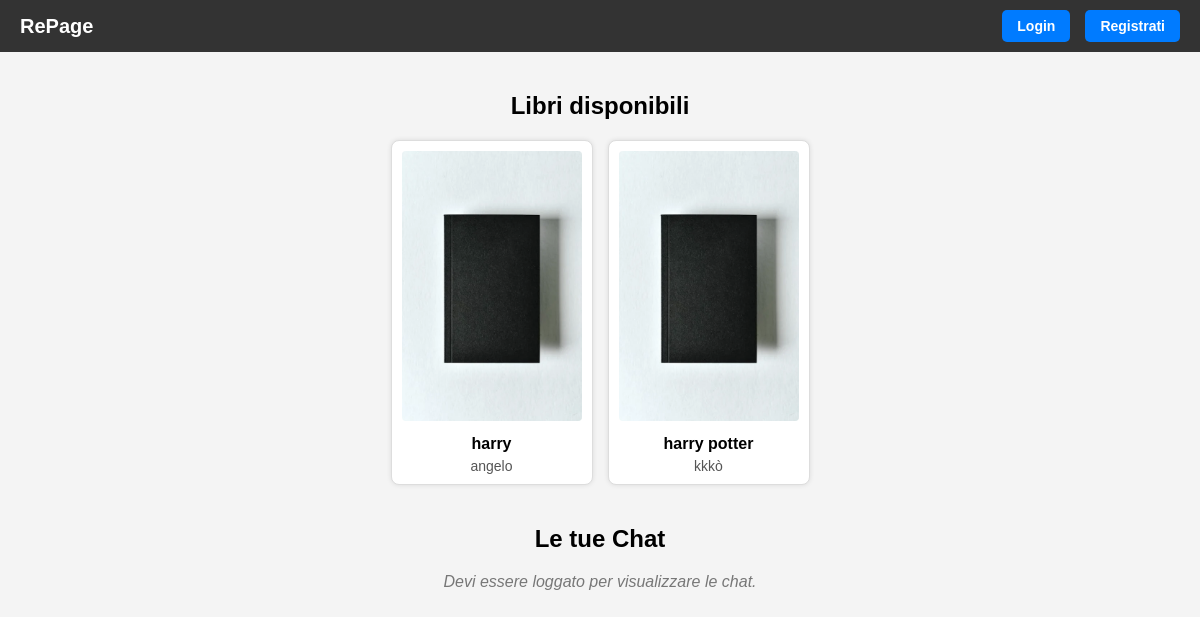
Before: / with the older database file.
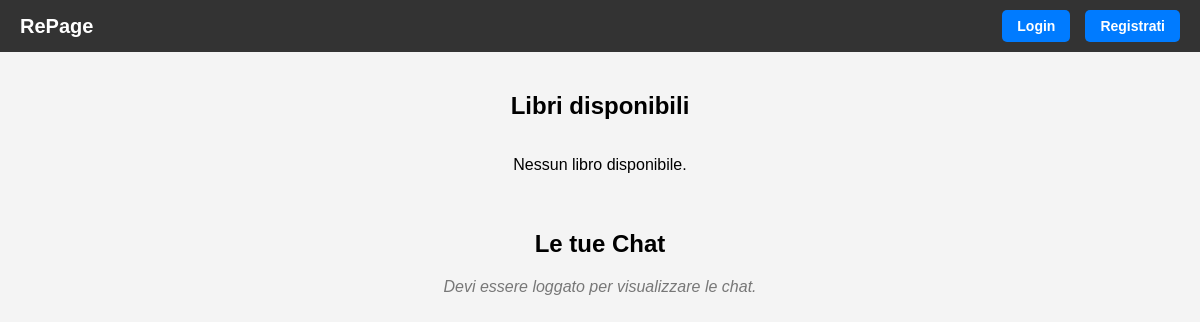
After: the same page with the newer database file.
### tables this page shows
CREATE TABLE `libro` (
  `ID_Libro` int(11) NOT NULL,
  `Titolo` varchar(255) NOT NULL,
  `Autore` varchar(100) NOT NULL,
  `ISBN` varchar(20) NOT NULL,
  `Condizione` enum('Nuovo','Ottimo','Buono','Accettabile','Scadente') NOT NULL,
  `Descrizione` text DEFAULT NULL,
  `immagine` varchar(255) DEFAULT 'default.jpg',
  `ID_Utente` int(11) DEFAULT NULL
);

### Index.php (the view, shortened to what this page needs)
<?php
require 'connessione.php';
?>
<!DOCTYPE html>
<html lang="it">
<head>
</head>
<body>
<header>
    <h1>RePage</h1>
    <div class="nav-buttons">
        <?php if (!isset($_SESSION['user'])): ?>
            <a href="login.html">Login</a>
            <a href="registrazione.html">Registrati</a>
        <?php endif; ?>
    </div>
</header>
<div class="content">
    <h2>Libri disponibili</h2>
    <div class="book-list">
        <?php
        $sql = "SELECT ID_Libro, Titolo, Autore, ISBN, Condizione, Descrizione, immagine FROM Libro";
        $result = $conn->query($sql);
        if ($result->num_rows > 0) {
            while($libro = $result->fetch_assoc()) {
                $id = htmlspecialchars($libro['ID_Libro']);
                $titolo = htmlspecialchars($libro['Titolo']);
                $autore = htmlspecialchars($libro['Autore']);
                $isbn = htmlspecialchars($libro['ISBN']);
                $condizione = htmlspecialchars($libro['Condizione']);
                $descrizione = htmlspecialchars($libro['Descrizione']);
                $img = $libro['immagine'] ?? '';
                $imgPath = 'upload/' . htmlspecialchars($img);
                if (!$img || !file_exists($imgPath)) {
                    $imgPath = 'upload/default.jpg';
                }
                echo "<div class='book' onclick='apriPopup(\"$titolo\",\"$autore\",\"$isbn\",\"$condizione\",\"$descrizione\",\"$imgPath\",\"$id\")'>
                        <img src='$imgPath' alt='$titolo'>
                        <h4>$titolo</h4>
                        <p>$autore</p>
                      </div>";
            }
        } else {
            echo "<p>Nessun libro disponibile.</p>";
        }
        ?>
    </div>
    <div class="chat-list">
        <h2>Le tue Chat</h2>
        <?php
if (isset($_SESSION['user']) && isset($_SESSION['user']['id'])) {
        $userId = $_SESSION['user']['id'];
        $sql_chat = "
            SELECT DISTINCT
                u.ID_Utente, u.Nome, u.Cognome
            FROM messaggio m
            JOIN utente u ON (
                (m.ID_Utente_Mittente = ? AND m.ID_Utente_Destinatario = u.ID_Utente) OR
                (m.ID_Utente_Destinatario = ? AND m.ID_Utente_Mittente = u.ID_Utente)
            )
            WHERE m.ID_Utente_Mittente = ? OR m.ID_Utente_Destinatario = ?
        ";
        if ($stmt = $conn->prepare($sql_chat)) {
            $stmt->bind_param("iiii", $userId, $userId, $userId, $userId);
            $stmt->execute();
            $result_chat = $stmt->get_result();
            if ($result_chat->num_rows > 0) {
                echo "<ul>";
                while ($chat = $result_chat->fetch_assoc()) {
                    $chatId = $chat['ID_Utente'];
                    $nome = htmlspecialchars($chat['Nome']);
                    $cognome = htmlspecialchars($chat['Cognome']);
                    echo "<li onclick='window.location.href=\"api/chat.php?id=$chatId\"'>Chat con $nome $cognome</li>";
                }
                echo "</ul>";
            } else {
                echo "<p class='no-chats'>Nessuna chat esistente.</p>";
            }
        } else {
            echo "<p class='no-chats'>Errore nella query.</p>";
        }
    } else {
        echo "<p class='no-chats'>Devi essere loggato per visualizzare le chat.</p>";
    }
    ?>
    </div>
</div>
</body>
</html>

### Index.php (style rules this page uses)
body { margin: 0; font-family: Arial, sans-serif; background: #f4f4f4; }
header { background: #333; color: white; padding: 10px 20px; display: flex; justify-content: space-between; align-items: center; }
header h1 { margin: 0; font-size: 20px; }
.nav-buttons { display: flex; gap: 15px; align-items: center; }
.nav-buttons a { text-decoration: none; color: white; background: #007BFF; padding: 8px 15px; border-radius: 5px; font-weight: bold; font-size: 14px; transition: background 0.3s ease, transform 0.3s ease; }
.content { padding: 20px; text-align: center; }
.book-list { display: flex; justify-content: center; flex-wrap: wrap; gap: 15px; }
.chat-list { margin-top: 40px; }
.no-chats { color: #777; font-style: italic; }
.book { background: white; border: 1px solid #ddd; border-radius: 8px; width: 180px; padding: 10px; box-shadow: 0 0 5px rgba(0, 0, 0, 0.1); cursor: pointer; }
.book img { width: 100%; height: auto; border-radius: 4px; }
.book h4 { margin: 10px 0 5px 0; font-size: 16px; }
.book p { margin: 0; font-size: 14px; color: #555; }

Changed rows visible on the page:
removed libro: Titolo "harry", Autore "angelo"
removed libro: Titolo "harry potter", Autore "kkkò"
Other visible differences:
text now shown: "Nessun libro disponibile."
